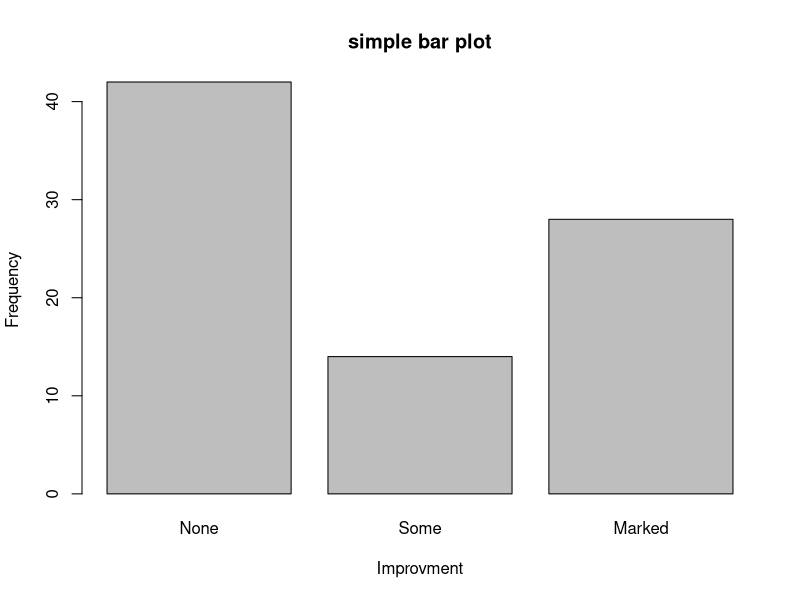
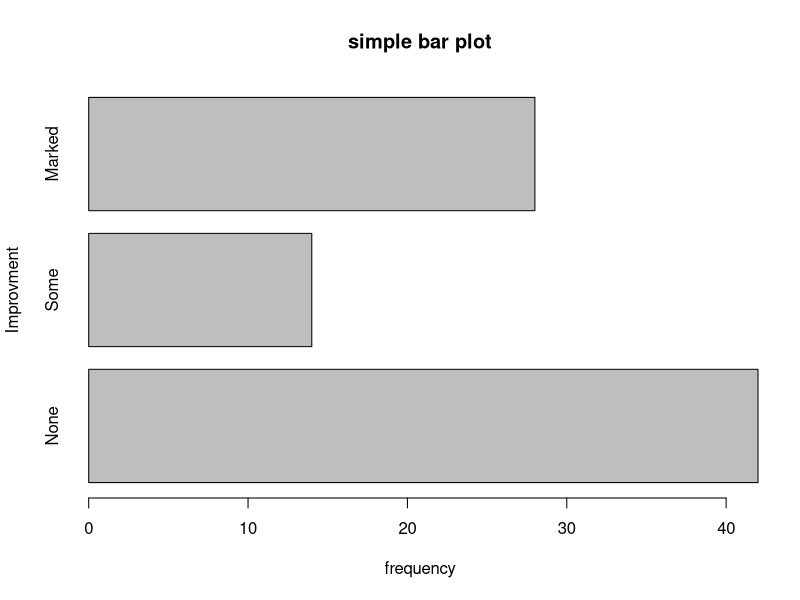
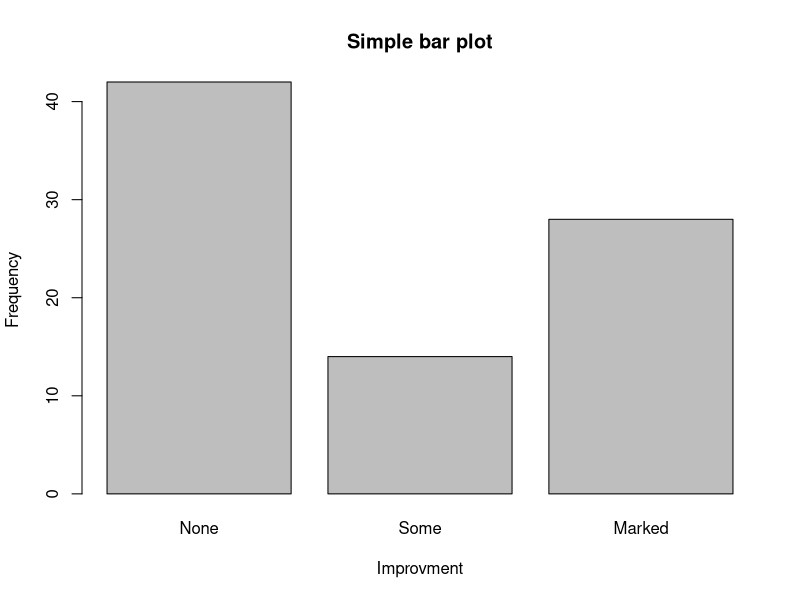
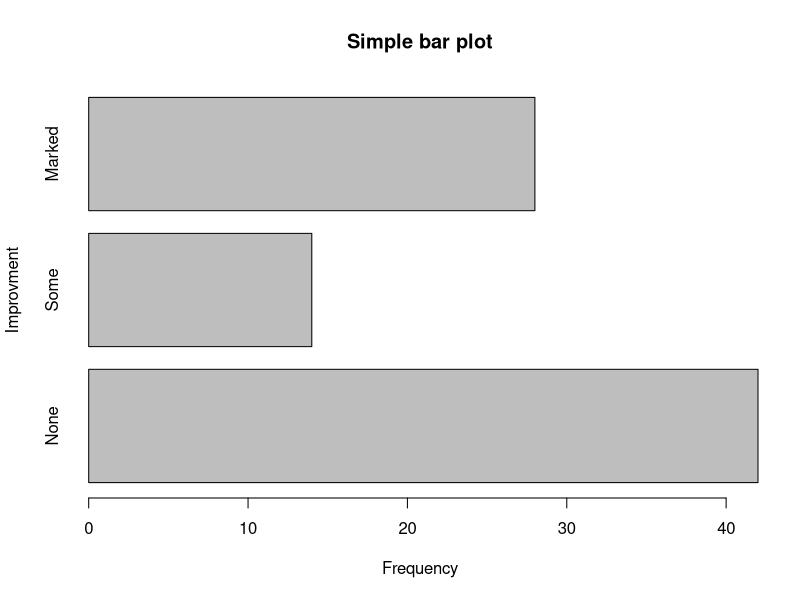
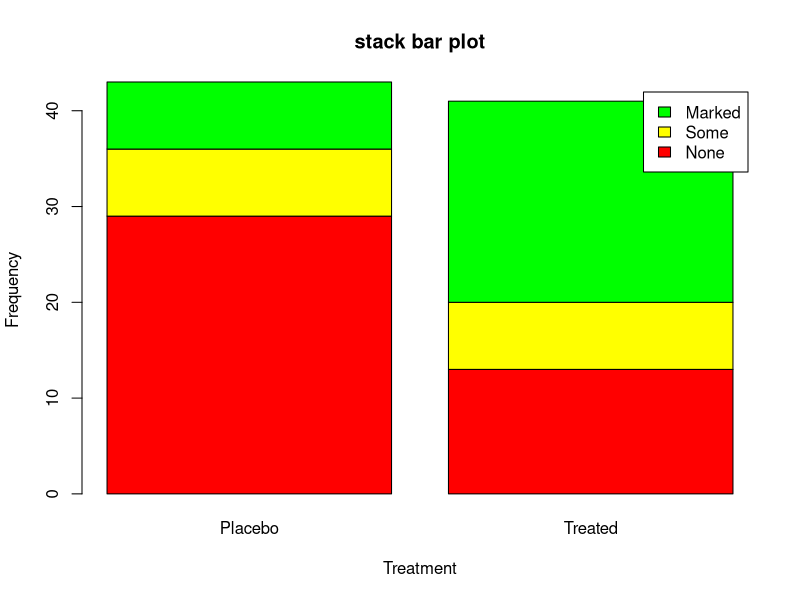
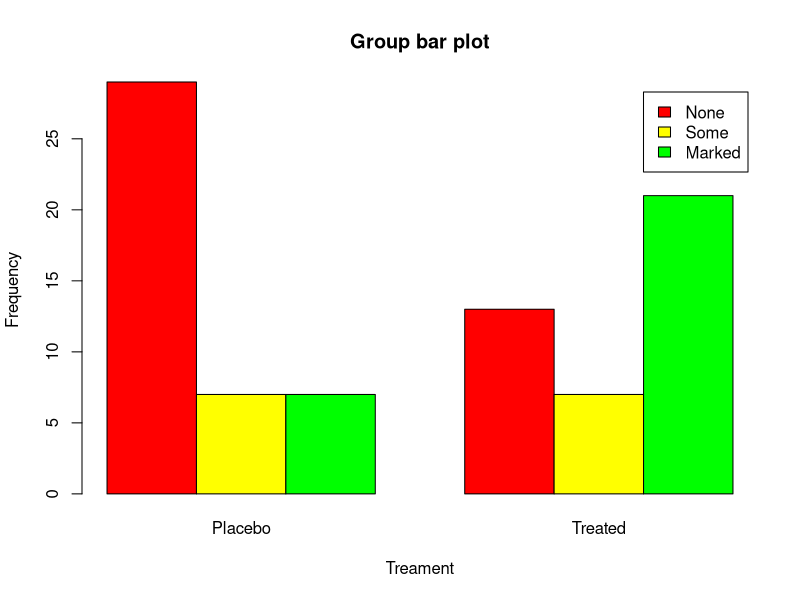
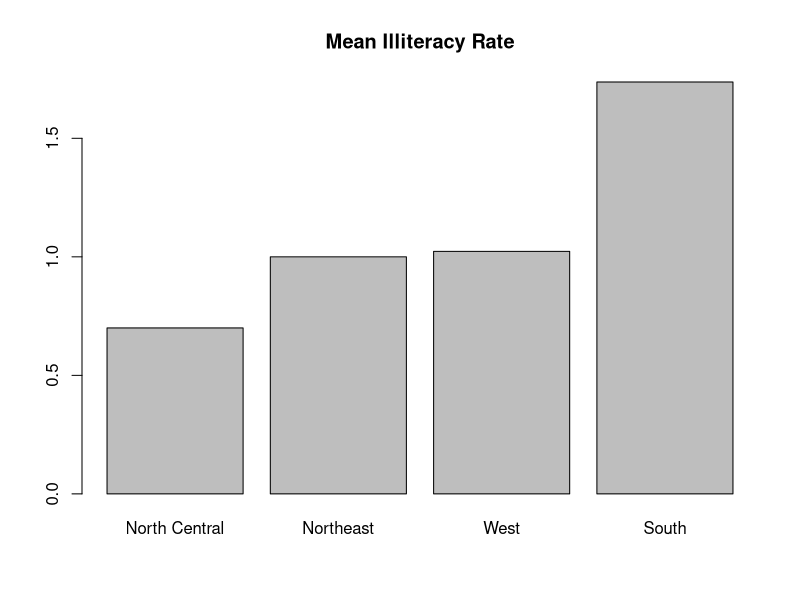
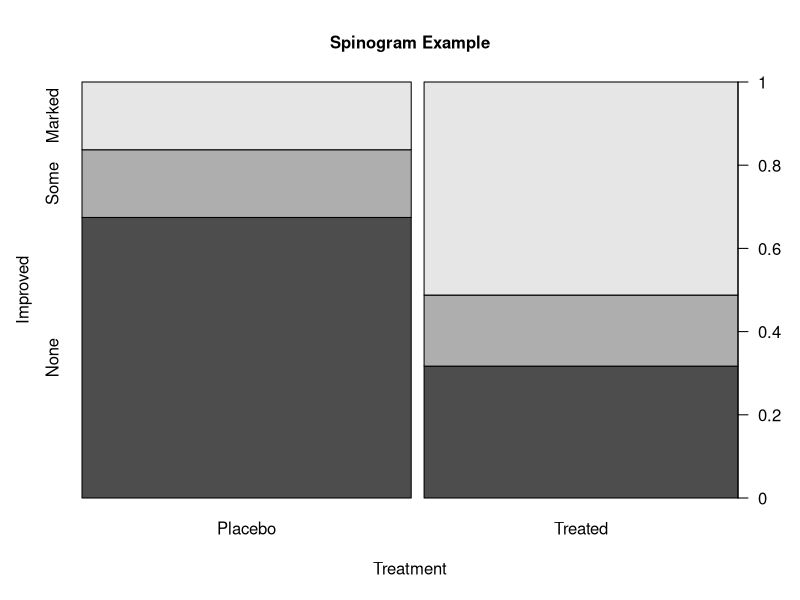

Write the R code that produced these figures, in order. (Note: this script raises an error after producing the figures.)
# Bar plot
#simple bar plot
library(vcd)
counts<- table(Arthritis$Improved)
barplot(counts,
        main="simple bar plot",
        xlab="Improvment",ylab="Frequency"
)
barplot( counts,
         main="simple bar plot",
         ylab="Improvment",xlab="frequency",
         horiz=TRUE    # plot horizontal graph
)
#plot same graph using plot function
plot(Arthritis$Improved,main="Simple bar plot",
     xlab= "Improvment",ylab="Frequency")
#horizontal graph
plot(Arthritis$Improved,horiz=TRUE,main="Simple bar plot",
     ylab= "Improvment",xlab="Frequency")

#stack and group bar plot----------------------------------------
#beside =TRUE then each column of the matrix produces a bar in the plot,
#        with the values in the column giving the heights of stacked "sub-bars."
#beside= each column of the matrix represents a group, and the
#        values in each column are juxtaposed rather than stacked
counts<- table(Arthritis$Improved,Arthritis$Treatment)
counts

#plotinig stack bar plot
barplot(counts,
        main="stack bar plot",
        xlab="Treatment",ylab= "Frequency",
        col=c("red","yellow","green"),
        legend=rownames(counts)
)

# plotting group bar plot
barplot(counts,
        main="Group bar plot",
        xlab="Treament",ylab = "Frequency",
        col=c("red","yellow","green"),
        legend=rownames(counts),
        beside = TRUE
)
#col: option to add color to the bars plotted.
# legend.text: parameter provides bar labels for the legend (which are only useful
#             when height is a matrix)


#Bar plot for sorted mean value
state<- data.frame(state.region,state.x77)
mean<- aggregate(state$Illiteracy,by=list(state.region),FUN=mean)  # mean is vecoter here
mean<- mean[order(mean$x),]
barplot(mean$x,names.arg=mean$Group.1)
title("Mean Illiteracy Rate")


#Spinograms ---------------------------------------------
#In a spinogram, a stacked bar plot is rescaled so that the height of each bar is 1
library(vcd)
attach(Arthritis)
counts<- table(Treatment,Improved)
spine(counts,main="Spinogram Example")
detach(Arthritis)
#------------------------------------------------------------------------------------------------
#                         Pie chart                                                             #
#------------------------------------------------------------------------------------------------
par(mfrow=c(2,2))     #combining 2 graph in one
slice<-c(10,12.4,16,8)
lbls<- c("US", "UK", "Australia", "Germany", "France")

#plot simple pie chart
pie(slice,labels = lbls,
    main="Simple pie chart")

#plot percentage pie chart
pct<- round(slice/sum(slice)*100)
lbls2<- paste(lbls," ",pct,"%",sep=" ")
pie(slice,labels=lbls2,col=rainbow(length(lbls2)),
    main="Percentages pie chart")

#plot 3D chart
library(plotrix)
pie3D(slice, labels=lbls,explode=0.1,
      main="3D Pie Chart ")

#pie chart from table
mytable<- table(state.region)
lbls3<- paste(names(mytable)," \n ",mytable,sep=" ")
pie(mytable,lables=lbls3,
    main="Pie chart a Table")
#if there is error regrading plot.new() then plot this chart seperatly

#Fan plot
library(plotrix)
slice <- c(10, 12,4, 16, 8)
lbls <- c("US", "UK", "Australia", "Germany", "France")
fan.plot(slice,labels=lbls,main="Fan plot")

#-------------------------------------------------------------------------------
#                               Histogram                                      #
#-------------------------------------------------------------------------------
par(mfrow=c(2,2))
hist(mtcars$mpg)

hist(mtcars$mpg,
     breaks=12,
     col="red",
     xlab="Mile per gallon",
     main="Colour histogram with 12 bins"
)

hist(mtcars$mpg,
     freq=FALSE,
     breaks=12,
     col="red",
     xlab="Miles Per Gallon",
     main="Histogram, rug plot, density curve"
)
rug(jitter(mtcars$mpg))
lines(density(mtcars$mpg),col="blue",lwd=2)

x <- mtcars$mpg
h<-hist(x,
        freq=FALSE,
        breaks=12,
        col="red",
        xlab="Miles Per Gallon",
        main="Histogram, rug plot, density curve"
)
xfit<-seq(min(x), max(x), length=40)
yfit<-dnorm(xfit, mean=mean(x), sd=sd(x))
yfit<-yfit*diff(h$mids[1:2])*length(x)
lines(xfit,yfit,col="blue",lwd=2)
box()






